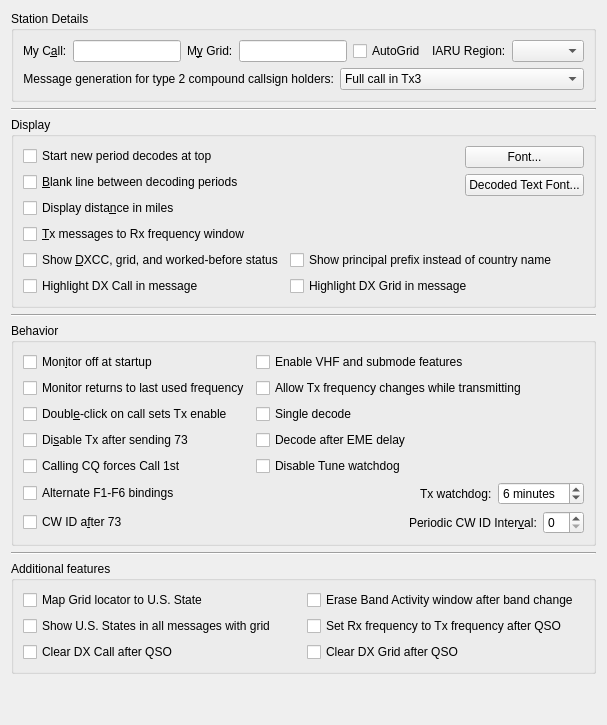
     <widget class="QWidget" name="general_tab">
      <attribute name="title">
       <string>Genera&amp;l</string>
      </attribute>
      <attribute name="toolTip">
       <string>General station details and settings.</string>
      </attribute>
      <layout class="QVBoxLayout" name="verticalLayout_4">
       <item>
        <widget class="QGroupBox" name="station_group_box">
         <property name="title">
          <string>Station Details</string>
         </property>
         <layout class="QVBoxLayout" name="verticalLayout_12">
          <item>
           <layout class="QHBoxLayout" name="horizontalLayout_14">
            <item>
             <layout class="QFormLayout" name="formLayout_3">
              <item row="0" column="0">
               <widget class="QLabel" name="callsign_label">
                <property name="text">
                 <string>My C&amp;all:</string>
                </property>
                <property name="buddy">
                 <cstring>callsign_line_edit</cstring>
                </property>
               </widget>
              </item>
              <item row="0" column="1">
               <widget class="QLineEdit" name="callsign_line_edit">
                <property name="toolTip">
                 <string>Station callsign.</string>
                </property>
               </widget>
              </item>
             </layout>
            </item>
            <item>
             <layout class="QFormLayout" name="formLayout_12">
              <item row="0" column="0">
               <widget class="QLabel" name="grid_label">
                <property name="text">
                 <string>M&amp;y Grid:</string>
                </property>
                <property name="buddy">
                 <cstring>grid_line_edit</cstring>
                </property>
               </widget>
              </item>
              <item row="0" column="1">
               <widget class="QLineEdit" name="grid_line_edit">
                <property name="toolTip">
                 <string>&lt;html&gt;&lt;head/&gt;&lt;body&gt;&lt;p&gt;Maidenhead locator, preferably 6 characters.&lt;/p&gt;&lt;/body&gt;&lt;/html&gt;</string>
                </property>
               </widget>
              </item>
             </layout>
            </item>
            <item>
             <widget class="QCheckBox" name="use_dynamic_grid">
              <property name="toolTip">
               <string>Check to allow grid changes from external programs</string>
              </property>
              <property name="text">
               <string>AutoGrid</string>
              </property>
             </widget>
            </item>
            <item>
             <layout class="QFormLayout" name="formLayout_2">
              <item row="0" column="0">
               <widget class="QLabel" name="label_12">
                <property name="text">
                 <string>IARU Region:</string>
                </property>
                <property name="buddy">
                 <cstring>region_combo_box</cstring>
                </property>
               </widget>
              </item>
              <item row="0" column="1">
               <widget class="QComboBox" name="region_combo_box">
                <property name="toolTip">
                 <string>&lt;html&gt;&lt;head/&gt;&lt;body&gt;&lt;p&gt;Select your IARU region.&lt;/p&gt;&lt;/body&gt;&lt;/html&gt;</string>
                </property>
               </widget>
              </item>
             </layout>
            </item>
           </layout>
          </item>
          <item>
           <layout class="QFormLayout" name="formLayout_13">
            <item row="0" column="0">
             <widget class="QLabel" name="label_5">
              <property name="text">
               <string>Message generation for type 2 compound callsign holders:</string>
              </property>
              <property name="alignment">
               <set>Qt::AlignRight|Qt::AlignTrailing|Qt::AlignVCenter</set>
              </property>
              <property name="buddy">
               <cstring>type_2_msg_gen_combo_box</cstring>
              </property>
             </widget>
            </item>
            <item row="0" column="1">
             <widget class="QComboBox" name="type_2_msg_gen_combo_box">
              <property name="enabled">
               <bool>true</bool>
              </property>
              <property name="toolTip">
               <string>&lt;html&gt;&lt;head/&gt;&lt;body&gt;&lt;p&gt;Type 2 compound callsigns are those with prefixes or suffixes not included in the allowed shortlist (See Help-&amp;gt;Add-on prefixes and suffixes).&lt;/p&gt;&lt;p&gt;This option determines which generated messages should contain your full type 2 compound call sign rather than your base callsign. It only applies if you have a type 2 compound callsign.&lt;/p&gt;&lt;p&gt;This option controls the way the messages that are used to answer CQ calls are generated. Generated messages 6 (CQ) and 5 (73) will always contain your full callsign. The JT65 and JT9 protocols allow for some standard messages with your full call at the expense of another piece of information such as the DX call or your locator.&lt;/p&gt;&lt;p&gt;Choosing message 1 omits the DX callsign which may be an issue when replying to CQ calls. Choosing message 3 also omits the DX callsign and many versions of this and other software will not extract the report. Choosing neither means that your full callsign only goes in your message 5 (73) so your QSO partner may log the wrong callsign.&lt;/p&gt;&lt;p&gt;None of these options are perfect, message 3 is usually best but be aware your QSO partner may not log the report you send them.&lt;/p&gt;&lt;/body&gt;&lt;/html&gt;</string>
              </property>
              <property name="currentIndex">
               <number>1</number>
              </property>
              <item>
               <property name="text">
                <string>Full call in Tx1</string>
               </property>
              </item>
              <item>
               <property name="text">
                <string>Full call in Tx3</string>
               </property>
              </item>
              <item>
               <property name="text">
                <string>Full call in Tx5 only</string>
               </property>
              </item>
             </widget>
            </item>
           </layout>
          </item>
         </layout>
        </widget>
       </item>
       <item>
        <widget class="Line" name="line_5">
         <property name="orientation">
          <enum>Qt::Horizontal</enum>
         </property>
        </widget>
       </item>
       <item>
        <widget class="QGroupBox" name="display_group_box">
         <property name="title">
          <string>Display</string>
         </property>
         <layout class="QGridLayout" name="gridLayout_4">
          <item row="3" column="0">
           <widget class="QCheckBox" name="TX_messages_check_box">
            <property name="toolTip">
             <string>Show outgoing transmitted messages in the Rx frequency window.</string>
            </property>
            <property name="text">
             <string>&amp;Tx messages to Rx frequency window</string>
            </property>
           </widget>
          </item>
          <item row="4" column="1">
           <widget class="QCheckBox" name="ppfx_check_box">
            <property name="text">
             <string>Show principal prefix instead of country name</string>
            </property>
           </widget>
          </item>
          <item row="0" column="1" rowspan="4">
           <layout class="QHBoxLayout" name="horizontalLayout_21">
            <item>
             <spacer name="horizontalSpacer_2">
              <property name="orientation">
               <enum>Qt::Horizontal</enum>
              </property>
              <property name="sizeHint" stdset="0">
               <size>
                <width>0</width>
                <height>0</height>
               </size>
              </property>
             </spacer>
            </item>
            <item>
             <layout class="QVBoxLayout" name="verticalLayout_6">
              <item>
               <widget class="QPushButton" name="font_push_button">
                <property name="toolTip">
                 <string>Set the font characteristics for the application.</string>
                </property>
                <property name="text">
                 <string>Font...</string>
                </property>
               </widget>
              </item>
              <item>
               <widget class="QPushButton" name="decoded_text_font_push_button">
                <property name="toolTip">
                 <string>Set the font characteristics for the Band Activity and Rx Frequency areas.</string>
                </property>
                <property name="text">
                 <string>Decoded Text Font...</string>
                </property>
               </widget>
              </item>
              <item>
               <spacer name="verticalSpacer">
                <property name="orientation">
                 <enum>Qt::Vertical</enum>
                </property>
                <property name="sizeHint" stdset="0">
                 <size>
                  <width>0</width>
                  <height>0</height>
                 </size>
                </property>
               </spacer>
              </item>
             </layout>
            </item>
           </layout>
          </item>
          <item row="5" column="0">
           <widget class="QCheckBox" name="cbHighlightDXcall">
            <property name="text">
             <string>Highlight DX Call in message</string>
            </property>
           </widget>
          </item>
          <item row="2" column="0">
           <widget class="QCheckBox" name="miles_check_box">
            <property name="toolTip">
             <string>Show distance to DX station in miles rather than kilometers.</string>
            </property>
            <property name="text">
             <string>Display dista&amp;nce in miles</string>
            </property>
           </widget>
          </item>
          <item row="4" column="0">
           <widget class="QCheckBox" name="DXCC_check_box">
            <property name="toolTip">
             <string>Show if decoded stations are new DXCC entities or worked before.</string>
            </property>
            <property name="text">
             <string>Show &amp;DXCC, grid, and worked-before status</string>
            </property>
            <property name="checked">
             <bool>false</bool>
            </property>
           </widget>
          </item>
          <item row="0" column="0">
           <widget class="QCheckBox" name="decodes_from_top_check_box">
            <property name="toolTip">
             <string>&lt;html&gt;&lt;head/&gt;&lt;body&gt;&lt;p&gt;Check to have decodes for a new period start at the top of the Band Activity window and not scroll off the top when the window is full.&lt;/p&gt;&lt;p&gt;This is to aid selecting decodes to double-click while decoding is still in progress. Use the Band Activity vertical scroll bar to reveal decodes past the bottom of the window.&lt;/p&gt;&lt;/body&gt;&lt;/html&gt;</string>
            </property>
            <property name="text">
             <string>Start new period decodes at top</string>
            </property>
           </widget>
          </item>
          <item row="1" column="0">
           <widget class="QCheckBox" name="insert_blank_check_box">
            <property name="toolTip">
             <string>Include a separator line between periods in the band activity window.</string>
            </property>
            <property name="text">
             <string>&amp;Blank line between decoding periods</string>
            </property>
           </widget>
          </item>
          <item row="5" column="1">
           <widget class="QCheckBox" name="cbHighlightDXgrid">
            <property name="text">
             <string>Highlight DX Grid in message</string>
            </property>
           </widget>
          </item>
         </layout>
        </widget>
       </item>
       <item>
        <widget class="Line" name="line_7">
         <property name="orientation">
          <enum>Qt::Horizontal</enum>
         </property>
        </widget>
       </item>
       <item>
        <widget class="QGroupBox" name="behaviour_group_box">
         <property name="title">
          <string>Behavior</string>
         </property>
         <layout class="QGridLayout" name="gridLayout_8">
          <item row="0" column="0">
           <widget class="QCheckBox" name="monitor_off_check_box">
            <property name="toolTip">
             <string>Don't start decoding until the monitor button is clicked.</string>
            </property>
            <property name="text">
             <string>Mon&amp;itor off at startup</string>
            </property>
            <property name="checked">
             <bool>false</bool>
            </property>
           </widget>
          </item>
          <item row="1" column="1">
           <widget class="QCheckBox" name="tx_QSY_check_box">
            <property name="toolTip">
             <string>&lt;html&gt;&lt;head/&gt;&lt;body&gt;&lt;p&gt;Some rigs are not able to process CAT commands while transmitting. This means that if you are operating in split mode you may have to uncheck this option.&lt;/p&gt;&lt;/body&gt;&lt;/html&gt;</string>
            </property>
            <property name="text">
             <string>Allow Tx frequency changes while transmitting</string>
            </property>
           </widget>
          </item>
          <item row="3" column="0">
           <widget class="QCheckBox" name="disable_TX_on_73_check_box">
            <property name="toolTip">
             <string>Turns off automatic transmissions after sending a 73 or any other free
text message.</string>
            </property>
            <property name="text">
             <string>Di&amp;sable Tx after sending 73</string>
            </property>
           </widget>
          </item>
          <item row="4" column="0">
           <widget class="QCheckBox" name="force_call_1st_check_box">
            <property name="text">
             <string>Calling CQ forces Call 1st</string>
            </property>
           </widget>
          </item>
          <item row="7" column="0" colspan="2">
           <layout class="QHBoxLayout" name="horizontalLayout_9">
            <item>
             <widget class="QCheckBox" name="CW_id_after_73_check_box">
              <property name="toolTip">
               <string>Send a CW ID after every 73 or free text message.</string>
              </property>
              <property name="text">
               <string>CW ID a&amp;fter 73</string>
              </property>
             </widget>
            </item>
            <item>
             <spacer name="horizontalSpacer">
              <property name="orientation">
               <enum>Qt::Horizontal</enum>
              </property>
              <property name="sizeHint" stdset="0">
               <size>
                <width>0</width>
                <height>0</height>
               </size>
              </property>
             </spacer>
            </item>
            <item>
             <widget class="QLabel" name="label">
              <property name="sizePolicy">
               <sizepolicy hsizetype="Preferred" vsizetype="Preferred">
                <horstretch>0</horstretch>
                <verstretch>0</verstretch>
               </sizepolicy>
              </property>
              <property name="text">
               <string>Periodic CW ID Inter&amp;val:</string>
              </property>
              <property name="buddy">
               <cstring>CW_id_interval_spin_box</cstring>
              </property>
             </widget>
            </item>
            <item>
             <widget class="QSpinBox" name="CW_id_interval_spin_box">
              <property name="toolTip">
               <string>Send a CW ID periodically every few minutes.
This might be required under your countries licence regulations.
It will not interfere with other users as it is always sent in the
quiet period when decoding is done.</string>
              </property>
             </widget>
            </item>
           </layout>
          </item>
          <item row="3" column="1">
           <widget class="QCheckBox" name="decode_at_52s_check_box">
            <property name="text">
             <string>Decode after EME delay</string>
            </property>
           </widget>
          </item>
          <item row="5" column="0">
           <widget class="QCheckBox" name="alternate_bindings_check_box">
            <property name="text">
             <string>Alternate F1-F6 bindings</string>
            </property>
           </widget>
          </item>
          <item row="2" column="0">
           <widget class="QCheckBox" name="quick_call_check_box">
            <property name="toolTip">
             <string>Automatic transmission mode.</string>
            </property>
            <property name="text">
             <string>Doubl&amp;e-click on call sets Tx enable</string>
            </property>
           </widget>
          </item>
          <item row="0" column="1">
           <widget class="QCheckBox" name="enable_VHF_features_check_box">
            <property name="text">
             <string>Enable VHF and submode features</string>
            </property>
           </widget>
          </item>
          <item row="1" column="0">
           <widget class="QCheckBox" name="monitor_last_used_check_box">
            <property name="toolTip">
             <string>&lt;html&gt;&lt;head/&gt;&lt;body&gt;&lt;p&gt;Check this if you wish to automatically return to the last monitored frequency when monitor is enabled, leave it unchecked if you wish to have the current rig frequency maintained.&lt;/p&gt;&lt;/body&gt;&lt;/html&gt;</string>
            </property>
            <property name="text">
             <string>Monitor returns to last used frequency</string>
            </property>
           </widget>
          </item>
          <item row="5" column="1">
           <layout class="QHBoxLayout" name="horizontalLayout_12">
            <item>
             <spacer name="horizontalSpacer_7">
              <property name="orientation">
               <enum>Qt::Horizontal</enum>
              </property>
              <property name="sizeHint" stdset="0">
               <size>
                <width>0</width>
                <height>0</height>
               </size>
              </property>
             </spacer>
            </item>
            <item>
             <widget class="QLabel" name="label_10">
              <property name="text">
               <string>Tx watchdog:</string>
              </property>
              <property name="buddy">
               <cstring>tx_watchdog_spin_box</cstring>
              </property>
             </widget>
            </item>
            <item>
             <widget class="QSpinBox" name="tx_watchdog_spin_box">
              <property name="toolTip">
               <string>&lt;html&gt;&lt;head/&gt;&lt;body&gt;&lt;p&gt;Number of minutes before unattended transmissions are aborted&lt;/p&gt;&lt;/body&gt;&lt;/html&gt;</string>
              </property>
              <property name="specialValueText">
               <string>Disabled</string>
              </property>
              <property name="suffix">
               <string> minutes</string>
              </property>
              <property name="prefix">
               <string/>
              </property>
              <property name="value">
               <number>6</number>
              </property>
             </widget>
            </item>
           </layout>
          </item>
          <item row="2" column="1">
           <widget class="QCheckBox" name="single_decode_check_box">
            <property name="text">
             <string>Single decode</string>
            </property>
           </widget>
          </item>
          <item row="4" column="1">
           <widget class="QCheckBox" name="disable_Tune_watchdog_check_box">
            <property name="toolTip">
             <string>&lt;html&gt;&lt;head/&gt;&lt;body&gt;&lt;p&gt;Disable the Tune watchdog.&lt;/p&gt;&lt;/body&gt;&lt;/html&gt;</string>
            </property>
            <property name="text">
             <string>Disable Tune watchdog</string>
            </property>
           </widget>
          </item>
         </layout>
        </widget>
       </item>
       <item>
        <widget class="Line" name="line_2">
         <property name="orientation">
          <enum>Qt::Horizontal</enum>
         </property>
        </widget>
       </item>
       <item>
        <widget class="QGroupBox" name="groupBox_8">
         <property name="title">
          <string>Additional features</string>
         </property>
         <layout class="QGridLayout" name="gridLayout_17">
          <item row="1" column="1">
           <widget class="QCheckBox" name="cbRxToTxAfterQSO">
            <property name="text">
             <string>Set Rx frequency to Tx frequency after QSO</string>
            </property>
           </widget>
          </item>
          <item row="0" column="1">
           <widget class="QCheckBox" name="cbEraseBandActivity">
            <property name="text">
             <string>Erase Band Activity window after band change</string>
            </property>
           </widget>
          </item>
          <item row="0" column="0">
           <widget class="QCheckBox" name="Map_Grid_to_State">
            <property name="text">
             <string>Map Grid locator to U.S. State</string>
            </property>
           </widget>
          </item>
          <item row="1" column="0">
           <widget class="QCheckBox" name="Map_All_Messages">
            <property name="text">
             <string>Show U.S. States in all messages with grid</string>
            </property>
           </widget>
          </item>
          <item row="2" column="0">
           <widget class="QCheckBox" name="cbClearDXcall">
            <property name="text">
             <string>Clear DX Call after QSO</string>
            </property>
           </widget>
          </item>
          <item row="2" column="1">
           <widget class="QCheckBox" name="cbClearDXgrid">
            <property name="text">
             <string>Clear DX Grid after QSO</string>
            </property>
           </widget>
          </item>
         </layout>
        </widget>
       </item>
       <item>
        <spacer name="verticalSpacer_9">
         <property name="orientation">
          <enum>Qt::Vertical</enum>
         </property>
         <property name="sizeHint" stdset="0">
          <size>
           <width>20</width>
           <height>40</height>
          </size>
         </property>
        </spacer>
       </item>
      </layout>
     </widget>
